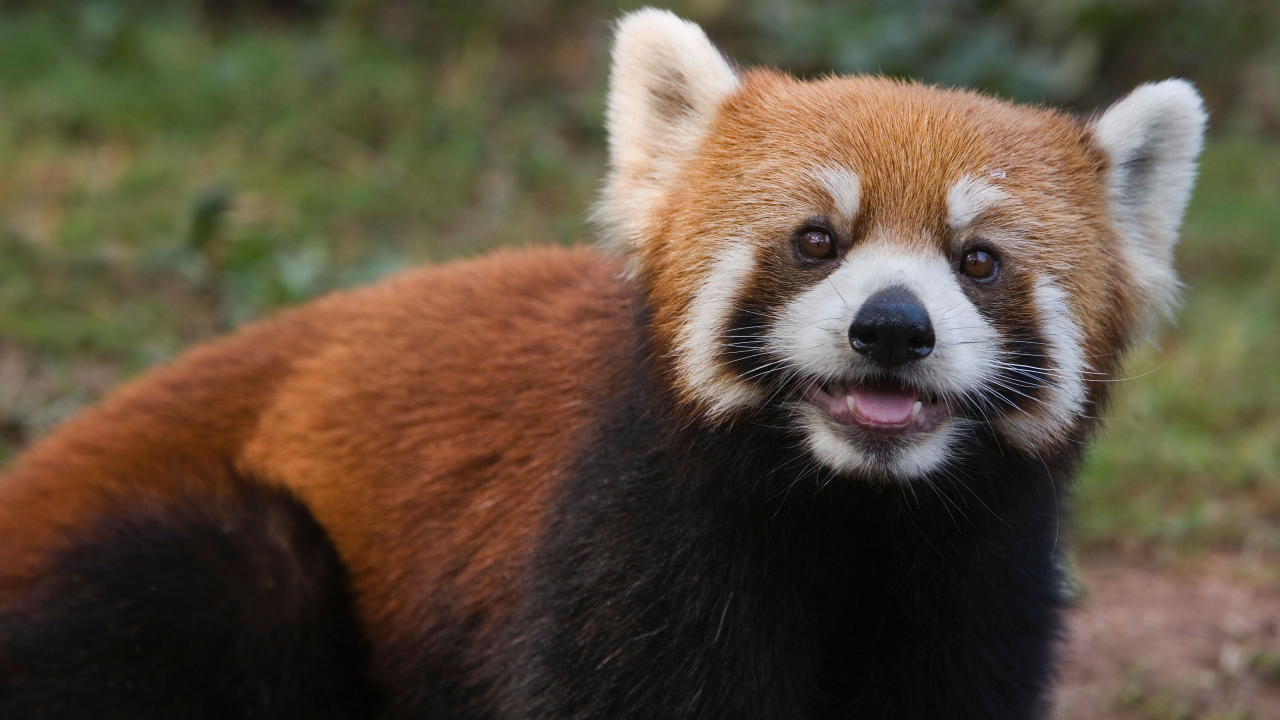
#> input picture openCV/bear.jpg, 3840 x 2160 px, found by its file name (shown at 1/3 size)
$ python drawing.py
#> lines starting #> are read from the running program, lines starting #| are printed output that depends on the picture
import os
import cv2

img = cv2.imread(os.path.join('.','openCV/bear.jpg'))
#> img is the input picture: shape (2160, 3840, 3); mean B, G, R 62.6, 80.2, 93.9
img_resize = cv2.resize(img,(500,500))
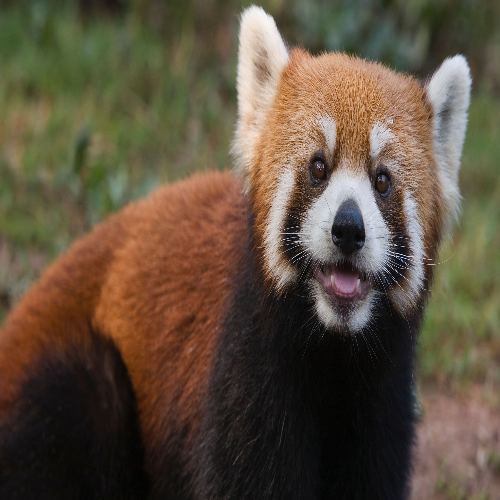
#> img_resize: shape (500, 500, 3); mean B, G, R 62.6, 80.1, 93.8

print(img_resize.shape)
#| (500, 500, 3)

#line
cv2.line(img_resize,(100,150),(300,450),(0,255,0),3)

#rectangle
cv2.rectangle(img_resize,(200,350),(350,400),(0,0,255),6)
#fill with color due to -1
# cv2.rectangle(img_resize,(200,350),(350,400),(0,0,255),-1)

#circle
cv2.circle(img_resize,(200,350),75,(255,0,0),10)

#text
cv2.putText(img_resize,"Hello",(200,350),cv2.FONT_HERSHEY_SIMPLEX,3,(255,255,0),10)
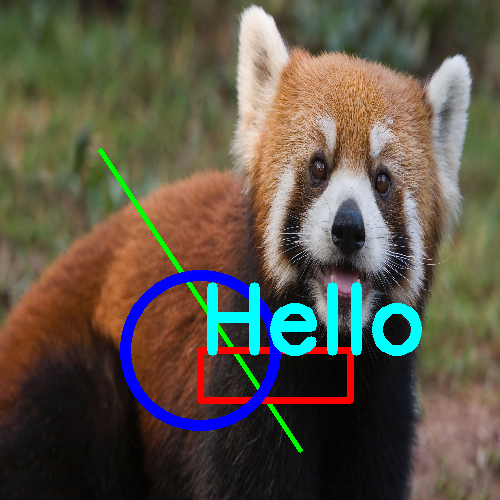
#> img_resize: shape (500, 500, 3); mean B, G, R 72, 85.6, 92.4

cv2.imshow('Image',img_resize)
cv2.waitKey(0)

$ run again, with openCV/resize_tree.jpg copied over openCV/bear.jpg
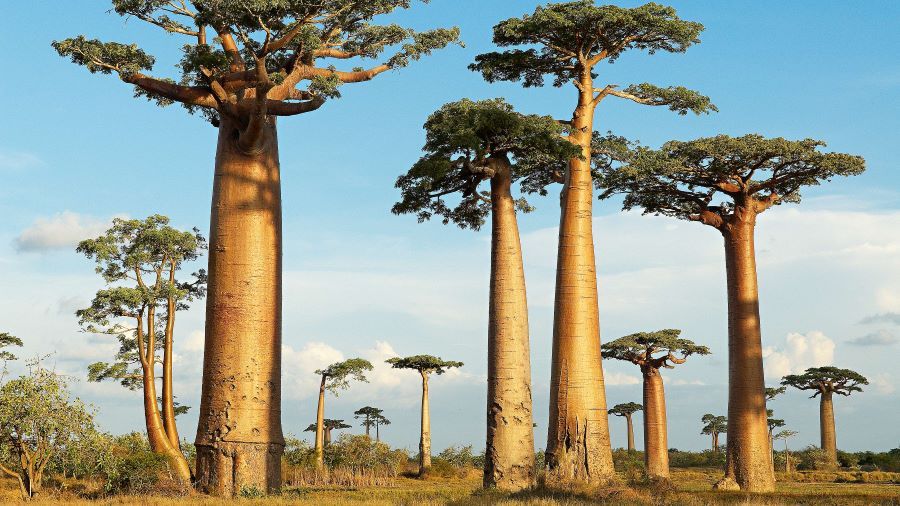
#> input picture openCV/resize_tree.jpg, 900 x 506 px, found by its file name
#> img is the input picture: shape (506, 900, 3); mean B, G, R 146.3, 157.8, 150.3
#> `img_resize = cv2.resize(img,(500,500))`:
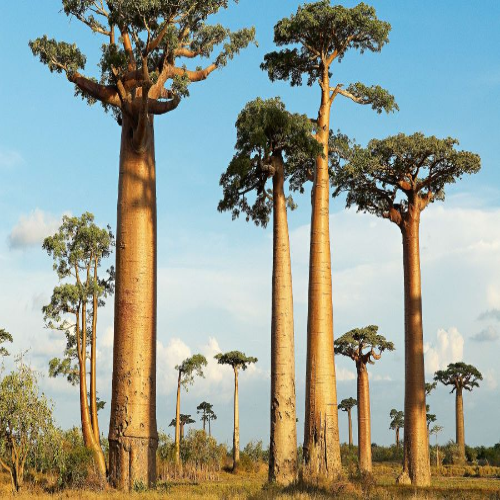
#> img_resize: shape (500, 500, 3); mean B, G, R 146.2, 157.7, 150.2
#| (500, 500, 3)
#> `cv2.putText(img_resize,"Hello",(200,350),cv2.FONT_HERSHEY_SIMPLEX,3,(2..`:
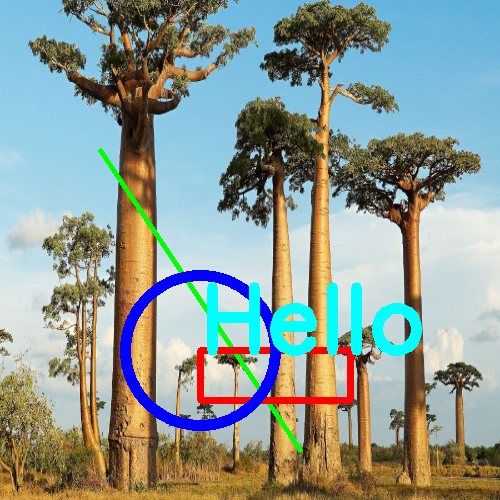
#> img_resize: shape (500, 500, 3); mean B, G, R 148.6, 155.3, 141.5
